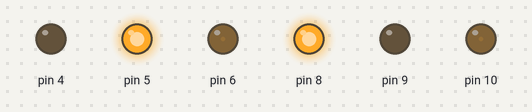
Simulated run of this sketch. Board: Arduino Uno, built with avr-gcc and run on an emulated ATmega328P. Parts: output pins drawn as LEDs (lit = HIGH).

Above: at 0.1 s.
Timing chart, 0 to 1.6 s (numbered marks = the images above):
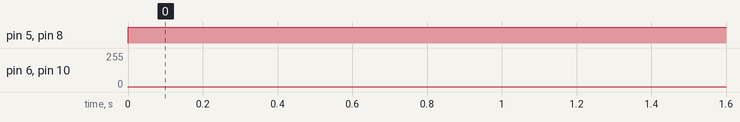

Measured:
- by itself, pin 5, pin 8: LOW → HIGH at 0.00 s
- by itself, pin 6, pin 10: 0/255 → 3/255 at 0.00 s

The sketch:

_2_motor_operation1.ino
```cpp
// C++ code
//
void setup()
{
  pinMode(10,OUTPUT);
  pinMode(9,OUTPUT);
  pinMode(8,OUTPUT);

  pinMode(6,OUTPUT);
  pinMode(5,OUTPUT);
  pinMode(4,OUTPUT);

}

void loop()
{
  analogWrite(10,3);
  digitalWrite(9,LOW);
  digitalWrite(8,HIGH);

  analogWrite(6,3);
  digitalWrite(5,HIGH);
  digitalWrite(4,LOW);

}
```
